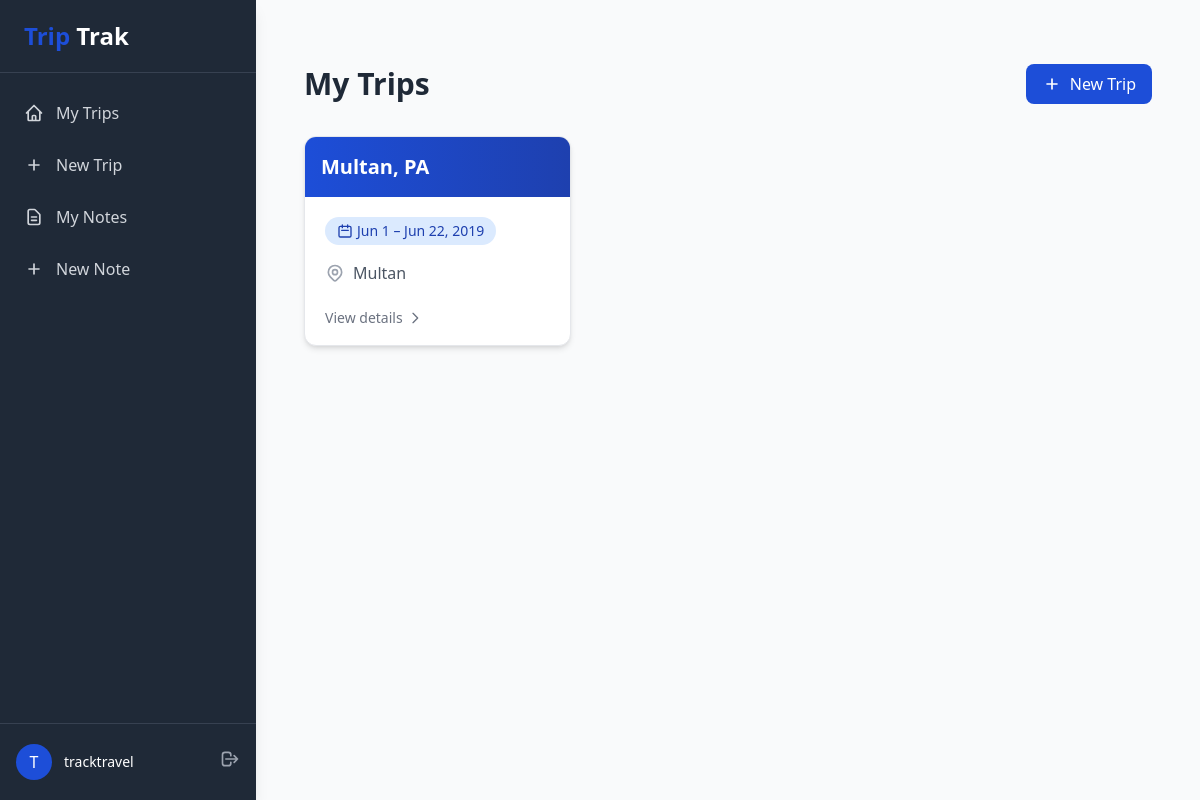
Before: /dashboard/ (signed in) with the older database file.
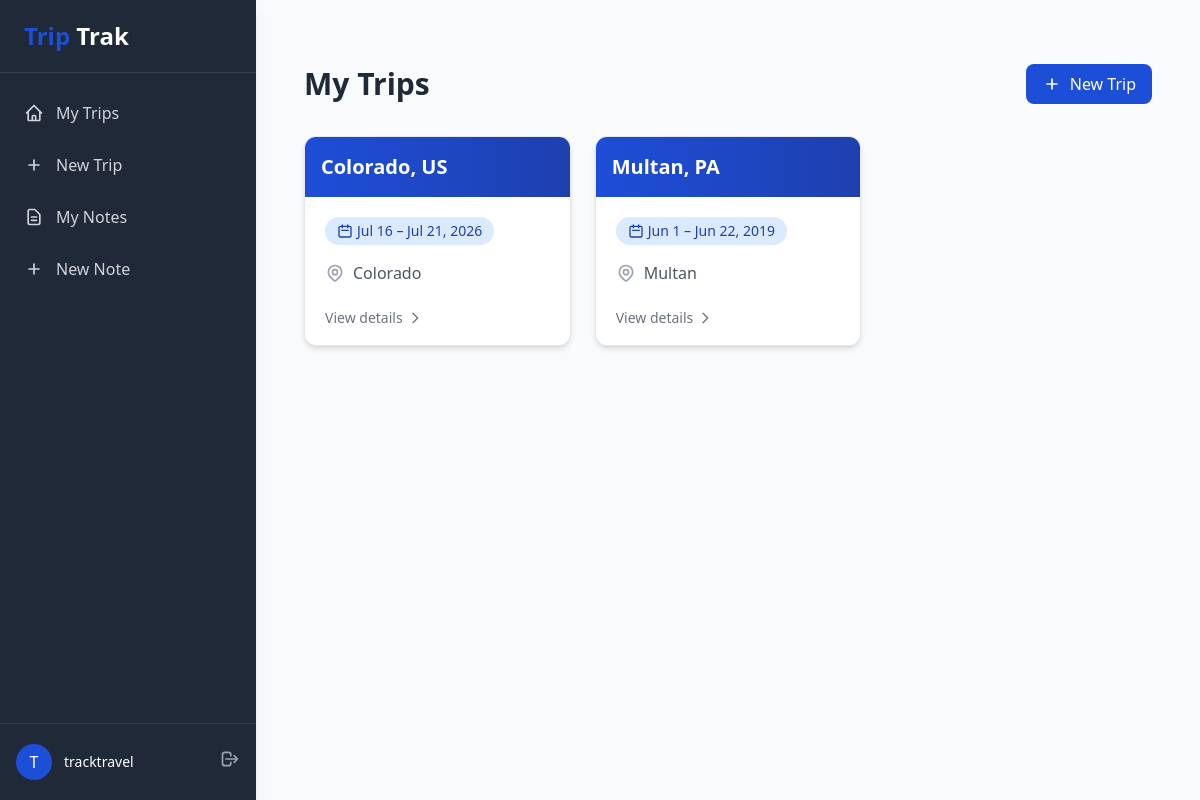
After: the same page with the newer database file.
### trip/models.py (models this page shows, shortened)
class Trip(models.Model):
    city = models.CharField(max_length=50)
    country = models.CharField(max_length=2)
    start_date = models.DateField(blank=True, null=True)
    end_date = models.DateField(blank=True, null=True)
    owner = models.ForeignKey(
        User,
        on_delete=models.CASCADE,
        related_name="trips",
    )
    class Meta:
        ordering = ["-start_date", "city"]

### trip/views.py (the view)
# urls.py: path("dashboard/", trips_list, name="trip-list"),
@login_required
def trips_list(request):
    trips = (
        Trip.objects.filter(owner=request.user)
        .prefetch_related("notes")
    )
    return render(request, "trip/trip_list.html", {"trips": trips})

### trip/templates/trip/trip_list.html (shortened to what this page needs)
{% extends 'trip/_base.html' %}
{% block content %}
<div class="max-w-6xl mx-auto px-4 py-8">
    <div class="flex justify-between items-center mb-8">
        <h1 class="text-3xl font-bold text-gray-800">My Trips</h1>
        <a href="{% url 'trip-create' %}"
           class="inline-flex items-center px-4 py-2 bg-primary-700 text-white rounded-lg hover:bg-primary-800 transition-colors">
            <svg xmlns="http://www.w3.org/2000/svg"
                 class="h-5 w-5 mr-2"
                 fill="none"
                 viewBox="0 0 24 24"
                 stroke="currentColor">
                <path stroke-linecap="round"
                      stroke-linejoin="round"
                      stroke-width="2"
                      d="M12 6v6m0 0v6m0-6h6m-6 0H6"/>
            </svg>
            New Trip
        </a>
    </div>
    <div class="grid grid-cols-1 md:grid-cols-2 lg:grid-cols-3 gap-6">
        {% for trip in trips %}
        <a href="{% url 'trip-detail' trip.pk %}" class="group">
            <div class="bg-white rounded-xl shadow-md overflow-hidden border border-gray-200 hover:shadow-lg transition-all duration-300 h-full flex flex-col">
                <div class="bg-gradient-to-r from-primary-700 to-primary-800 p-4">
                    <h2 class="text-xl font-bold text-white truncate">
                        {{ trip.city }}, {{ trip.country }}
                    </h2>
                </div>
                <div class="p-5 flex-grow">
                    <div class="inline-flex items-center px-3 py-1 rounded-full text-sm font-medium bg-blue-100 text-blue-800 mb-4">
                        <svg xmlns="http://www.w3.org/2000/svg"
                             class="h-4 w-4 mr-1"
                             fill="none"
                             viewBox="0 0 24 24"
                             stroke="currentColor">
                            <path stroke-linecap="round"
                                  stroke-linejoin="round"
                                  stroke-width="2"
                                  d="M8 7V3m8 4V3m-9 8h10M5 21h14a2 2 0 002-2V7a2 2 0 00-2-2H5a2 2 0 00-2 2v12a2 2 0 002 2z"/>
                        </svg>
                        {% if trip.start_date and trip.end_date %}
                            {{ trip.start_date|date:"M j" }} – {{ trip.end_date|date:"M j, Y" }}
                        {% elif trip.start_date %}
                            Starts {{ trip.start_date|date:"M j, Y" }}
                        {% else %}
                            Dates TBA
                        {% endif %}
                    </div>
                    <div class="space-y-2 text-gray-600">
                        <div class="flex items-center">
                            <span>{{ trip.city }}</span>
                        </div>
                    </div>
                </div>
                <div class="px-5 pb-4">
                    <span class="inline-flex items-center text-sm text-gray-500 group-hover:text-primary-700 transition-colors">
                        View details
                        <svg xmlns="http://www.w3.org/2000/svg"
                             class="h-4 w-4 ml-1"
                             fill="none"
                             viewBox="0 0 24 24"
                             stroke="currentColor">
                            <path stroke-linecap="round"
                                  stroke-linejoin="round"
                                  stroke-width="2"
                                  d="M9 5l7 7-7 7"/>
                        </svg>
                    </span>
                </div>
            </div>
        </a>
        {% endfor %}
    </div>
</div>
{% endblock %}

### trip/templates/trip/_base.html (shortened to what this page needs)
<!DOCTYPE html>
<html lang="en">
<head>
    <script src="https://cdn.tailwindcss.com"></script>
</head>
<body class="bg-gray-50">
    <div class="flex flex-col md:flex-row min-h-screen">
        <div class="flex flex-col w-full md:w-64 bg-dark-800 text-white shadow-lg z-10">
            <div class="border-b border-dark-700 px-6 py-5">
                <h3 class="text-2xl font-bold text-center md:text-left">
                    <span class="text-primary-700">Trip</span> Trak
                </h3>
            </div>
            <nav class="flex-1 px-2 py-4 space-y-1">
                <a href="{% url 'trip-list' %}" class="flex items-center px-4 py-3 text-gray-300 hover:bg-dark-700 hover:text-white rounded-lg transition-colors group">
                    My Trips
                </a>
                <a href="{% url 'trip-create' %}" class="flex items-center px-4 py-3 text-gray-300 hover:bg-dark-700 hover:text-white rounded-lg transition-colors group">
                    <svg xmlns="http://www.w3.org/2000/svg" class="h-5 w-5 mr-3 group-hover:text-primary-400" fill="none" viewBox="0 0 24 24" stroke="currentColor">
                        <path stroke-linecap="round" stroke-linejoin="round" stroke-width="2" d="M12 6v6m0 0v6m0-6h6m-6 0H6" />
                    </svg>
                    New Trip
                </a>
                <a href="{% url 'note-list' %}" class="flex items-center px-4 py-3 text-gray-300 hover:bg-dark-700 hover:text-white rounded-lg transition-colors group">
                    My Notes
                </a>
                <a href="{% url 'note-create' %}" class="flex items-center px-4 py-3 text-gray-300 hover:bg-dark-700 hover:text-white rounded-lg transition-colors group">
                    <svg xmlns="http://www.w3.org/2000/svg" class="h-5 w-5 mr-3 group-hover:text-primary-400" fill="none" viewBox="0 0 24 24" stroke="currentColor">
                        <path stroke-linecap="round" stroke-linejoin="round" stroke-width="2" d="M12 6v6m0 0v6m0-6h6m-6 0H6" />
                    </svg>
                    New Note
                </a>
            </nav>
            <div class="px-4 py-5 border-t border-dark-700">
                <div class="flex items-center justify-between">
                    <div class="flex items-center">
                        <div class="h-9 w-9 rounded-full bg-primary-700 flex items-center justify-center text-white font-medium">
                            {{ user.username|first|upper }}
                        </div>
                        <div class="ml-3">
                            <p class="text-sm font-medium text-white">{{ user.username }}</p>
                        </div>
                    </div>
                    <form method="POST" action="{% url 'logout' %}">
                        <button type="submit" class="text-gray-400 hover:text-white">
                            <svg xmlns="http://www.w3.org/2000/svg" class="h-5 w-5" fill="none" viewBox="0 0 24 24" stroke="currentColor">
                                <path stroke-linecap="round" stroke-linejoin="round" stroke-width="2" d="M17 16l4-4m0 0l-4-4m4 4H7m6 4v1a3 3 0 01-3 3H6a3 3 0 01-3-3V7a3 3 0 013-3h4a3 3 0 013 3v1" />
                            </svg>
                        </button>
                    </form>
                </div>
            </div>
        </div>
        <div class="flex-1 overflow-auto">
            <div class="p-6 md:p-8 max-w-7xl mx-auto">
                {% block content %}
                {% endblock content %}
            </div>
        </div>
    </div>
</body>
</html>

Changed rows visible on the page:
added Trip: city "Colorado", country "US", start_date "Jul 16", end_date "Jul 21, 2026"
